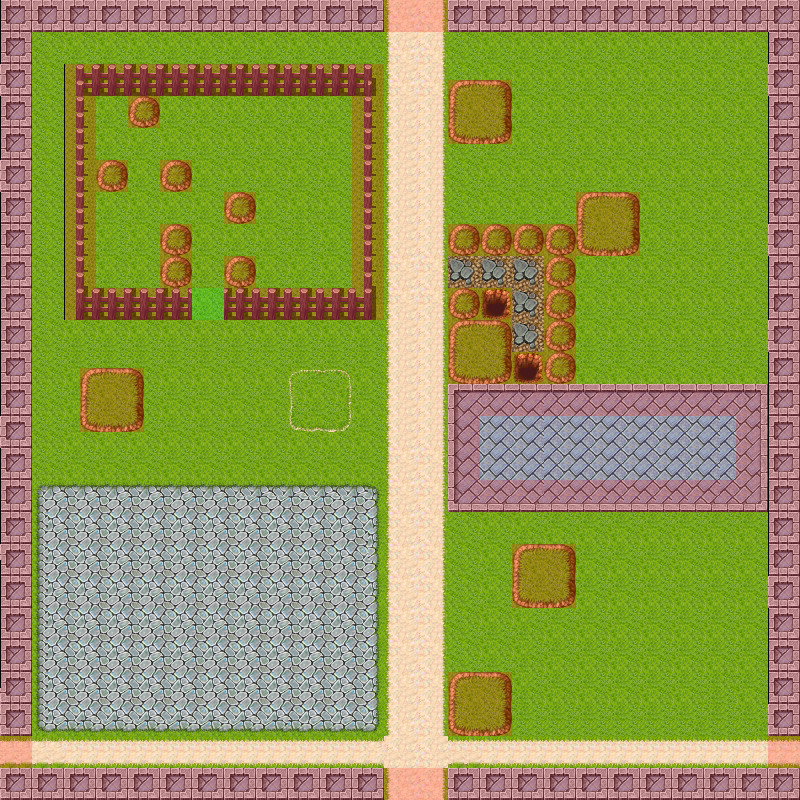

This game map was drawn from its Tiled (.tmx) file and the tilesets committed beside it. A one-line description and the trimmed map source follow:
An orthogonal 50x50 tile map with 16x16 px tiles, 3 tile layers (backround, barrier, meta), 10 tilesets.

<map version="1.0" orientation="orthogonal" width="50" height="50" tilewidth="16" tileheight="16">
 <tileset firstgid="1" name="TileA1" tilewidth="16" tileheight="16">
  <image source="vx_map/TileA1.png" trans="ff8080" width="512" height="384" />
 </tileset>
 <tileset firstgid="769" name="TileA2" tilewidth="16" tileheight="16">
  <image source="vx_map/TileA2.png" trans="ff8080" width="512" height="384" />
 </tileset>
 <tileset firstgid="1537" name="TileA3" tilewidth="16" tileheight="16">
  <image source="vx_map/TileA3.png" trans="ff8080" width="512" height="256" />
 </tileset>
 <tileset firstgid="2049" name="TileA4" tilewidth="16" tileheight="16">
  <image source="vx_map/TileA4.png" trans="ff8080" width="512" height="480" />
 </tileset>
 <tileset firstgid="3009" name="TileA5" tilewidth="16" tileheight="16">
  <image source="vx_map/TileA5.png" trans="ff8080" width="256" height="512" />
 </tileset>
 <tileset firstgid="3521" name="TileB" tilewidth="16" tileheight="16">
  <image source="vx_map/TileB.png" trans="ff8080" width="512" height="512" />
 </tileset>
 <tileset firstgid="4545" name="TileC" tilewidth="16" tileheight="16">
  <image source="vx_map/TileC.png" trans="ff8080" width="512" height="512" />
 </tileset>
 <tileset firstgid="5569" name="TileD" tilewidth="16" tileheight="16">
  <image source="vx_map/TileD.png" trans="ff8080" width="512" height="512" />
 </tileset>
 <tileset firstgid="6593" name="TileE" tilewidth="16" tileheight="16">
  <image source="vx_map/TileE.png" trans="ff8080" width="512" height="512" />
 </tileset>
 <tileset firstgid="7617" name="meta_tiles" tilewidth="16" tileheight="16">
  <image source="meta_tiles.png" trans="ff8080" width="67" height="34" />
  <tile id="0">
   <properties>
    <property name="Type" value="1" />
   </properties>
  </tile>
  <tile id="1">
   <properties>
    <property name="Type" value="1" />
   </properties>
  </tile>
  <tile id="2">
   <properties>
    <property name="Type" value="0" />
   </properties>
  </tile>
  <tile id="3">
   <properties>
    <property name="Type" value="0" />
   </properties>
  </tile>
  <tile id="4">
   <properties>
    <property name="Type" value="1" />
   </properties>
  </tile>
  <tile id="5">
   <properties>
    <property name="Type" value="1" />
   </properties>
  </tile>
  <tile id="6">
   <properties>
    <property name="Type" value="0" />
   </properties>
  </tile>
  <tile id="7">
   <properties>
    <property name="Type" value="0" />
   </properties>
  </tile>
 </tileset>
 <layer name="backround" width="50" height="50">
  <data>[2500 cells, 2500 non-empty, 36 distinct tile ids]</data>
 </layer>
 <objectgroup name="objects" width="50" height="50" />
 <layer name="barrier" width="50" height="50">
  <data>[2500 cells, 1206 non-empty, 92 distinct tile ids]</data>
 </layer>
 <layer name="meta" width="50" height="50">
  <data>[2500 cells, 776 non-empty, 3 distinct tile ids]</data>
 </layer>
</map>
